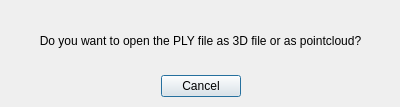
<?xml version="1.0" encoding="UTF-8"?>
<ui version="4.0">
 <class>Dialog</class>
 <widget class="QDialog" name="Dialog">
  <property name="geometry">
   <rect>
    <x>0</x>
    <y>0</y>
    <width>400</width>
    <height>107</height>
   </rect>
  </property>
  <property name="windowTitle">
   <string>Dialog</string>
  </property>
  <widget class="QDialogButtonBox" name="buttonBox">
   <property name="geometry">
    <rect>
     <x>0</x>
     <y>70</y>
     <width>401</width>
     <height>32</height>
    </rect>
   </property>
   <property name="orientation">
    <enum>Qt::Horizontal</enum>
   </property>
   <property name="standardButtons">
    <set>QDialogButtonBox::Cancel</set>
   </property>
   <property name="centerButtons">
    <bool>true</bool>
   </property>
  </widget>
  <widget class="QLabel" name="label">
   <property name="geometry">
    <rect>
     <x>0</x>
     <y>20</y>
     <width>401</width>
     <height>41</height>
    </rect>
   </property>
   <property name="text">
    <string>Do you want to open the PLY file as 3D file or as pointcloud?</string>
   </property>
   <property name="alignment">
    <set>Qt::AlignCenter</set>
   </property>
  </widget>
 </widget>
 <resources/>
 <connections>
  <connection>
   <sender>buttonBox</sender>
   <signal>accepted()</signal>
   <receiver>Dialog</receiver>
   <slot>accept()</slot>
   <hints>
    <hint type="sourcelabel">
     <x>248</x>
     <y>254</y>
    </hint>
    <hint type="destinationlabel">
     <x>157</x>
     <y>274</y>
    </hint>
   </hints>
  </connection>
  <connection>
   <sender>buttonBox</sender>
   <signal>rejected()</signal>
   <receiver>Dialog</receiver>
   <slot>reject()</slot>
   <hints>
    <hint type="sourcelabel">
     <x>316</x>
     <y>260</y>
    </hint>
    <hint type="destinationlabel">
     <x>286</x>
     <y>274</y>
    </hint>
   </hints>
  </connection>
 </connections>
</ui>
